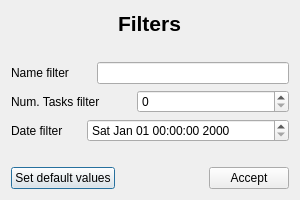
<?xml version="1.0" encoding="UTF-8"?>
<ui version="4.0">
 <class>Filter</class>
 <widget class="QDialog" name="Filter">
  <property name="geometry">
   <rect>
    <x>0</x>
    <y>0</y>
    <width>300</width>
    <height>200</height>
   </rect>
  </property>
  <property name="minimumSize">
   <size>
    <width>300</width>
    <height>200</height>
   </size>
  </property>
  <property name="maximumSize">
   <size>
    <width>300</width>
    <height>200</height>
   </size>
  </property>
  <property name="windowTitle">
   <string>Dialog</string>
  </property>
  <layout class="QVBoxLayout" name="verticalLayout_2">
   <item>
    <layout class="QHBoxLayout" name="horizontalLayout">
     <item>
      <spacer name="horizontalSpacer">
       <property name="orientation">
        <enum>Qt::Horizontal</enum>
       </property>
       <property name="sizeHint" stdset="0">
        <size>
         <width>40</width>
         <height>20</height>
        </size>
       </property>
      </spacer>
     </item>
     <item>
      <widget class="QLabel" name="label">
       <property name="minimumSize">
        <size>
         <width>65</width>
         <height>0</height>
        </size>
       </property>
       <property name="maximumSize">
        <size>
         <width>65</width>
         <height>16777215</height>
        </size>
       </property>
       <property name="text">
        <string>&lt;html&gt;&lt;head/&gt;&lt;body&gt;&lt;p&gt;&lt;span style=&quot; font-size:16pt; font-weight:700;&quot;&gt;Filters&lt;/span&gt;&lt;/p&gt;&lt;/body&gt;&lt;/html&gt;</string>
       </property>
      </widget>
     </item>
     <item>
      <spacer name="horizontalSpacer_2">
       <property name="orientation">
        <enum>Qt::Horizontal</enum>
       </property>
       <property name="sizeHint" stdset="0">
        <size>
         <width>40</width>
         <height>20</height>
        </size>
       </property>
      </spacer>
     </item>
    </layout>
   </item>
   <item>
    <spacer name="verticalSpacer">
     <property name="orientation">
      <enum>Qt::Vertical</enum>
     </property>
     <property name="sizeHint" stdset="0">
      <size>
       <width>20</width>
       <height>6</height>
      </size>
     </property>
    </spacer>
   </item>
   <item>
    <layout class="QVBoxLayout" name="verticalLayout">
     <item>
      <layout class="QHBoxLayout" name="horizontalLayout_2">
       <item>
        <widget class="QLabel" name="label_2">
         <property name="minimumSize">
          <size>
           <width>80</width>
           <height>0</height>
          </size>
         </property>
         <property name="maximumSize">
          <size>
           <width>80</width>
           <height>16777215</height>
          </size>
         </property>
         <property name="text">
          <string>Name filter</string>
         </property>
        </widget>
       </item>
       <item>
        <widget class="QLineEdit" name="lineEdit_name"/>
       </item>
      </layout>
     </item>
     <item>
      <layout class="QHBoxLayout" name="horizontalLayout_3">
       <item>
        <widget class="QLabel" name="label_3">
         <property name="minimumSize">
          <size>
           <width>120</width>
           <height>0</height>
          </size>
         </property>
         <property name="maximumSize">
          <size>
           <width>120</width>
           <height>16777215</height>
          </size>
         </property>
         <property name="text">
          <string>Num. Tasks filter</string>
         </property>
        </widget>
       </item>
       <item>
        <widget class="QSpinBox" name="spinBox_num_tasks">
         <property name="maximum">
          <number>999999999</number>
         </property>
        </widget>
       </item>
      </layout>
     </item>
     <item>
      <layout class="QHBoxLayout" name="horizontalLayout_4">
       <item>
        <widget class="QLabel" name="label_4">
         <property name="minimumSize">
          <size>
           <width>70</width>
           <height>0</height>
          </size>
         </property>
         <property name="maximumSize">
          <size>
           <width>70</width>
           <height>16777215</height>
          </size>
         </property>
         <property name="text">
          <string>Date filter</string>
         </property>
        </widget>
       </item>
       <item>
        <widget class="QDateTimeEdit" name="dateTimeEdit">
         <property name="displayFormat">
          <string>ddd MMM dd hh:mm:ss yyyy</string>
         </property>
        </widget>
       </item>
      </layout>
     </item>
    </layout>
   </item>
   <item>
    <spacer name="verticalSpacer_2">
     <property name="orientation">
      <enum>Qt::Vertical</enum>
     </property>
     <property name="sizeHint" stdset="0">
      <size>
       <width>20</width>
       <height>5</height>
      </size>
     </property>
    </spacer>
   </item>
   <item>
    <layout class="QHBoxLayout" name="horizontalLayout_5">
     <item>
      <widget class="QPushButton" name="pushButton_ignore_filters">
       <property name="toolTip">
        <string>Default values are ignored</string>
       </property>
       <property name="text">
        <string>Set default values</string>
       </property>
      </widget>
     </item>
     <item>
      <spacer name="horizontalSpacer_3">
       <property name="orientation">
        <enum>Qt::Horizontal</enum>
       </property>
       <property name="sizeHint" stdset="0">
        <size>
         <width>40</width>
         <height>20</height>
        </size>
       </property>
      </spacer>
     </item>
     <item>
      <widget class="QPushButton" name="pushButton_accept">
       <property name="text">
        <string>Accept</string>
       </property>
      </widget>
     </item>
    </layout>
   </item>
  </layout>
 </widget>
 <resources/>
 <connections/>
</ui>
